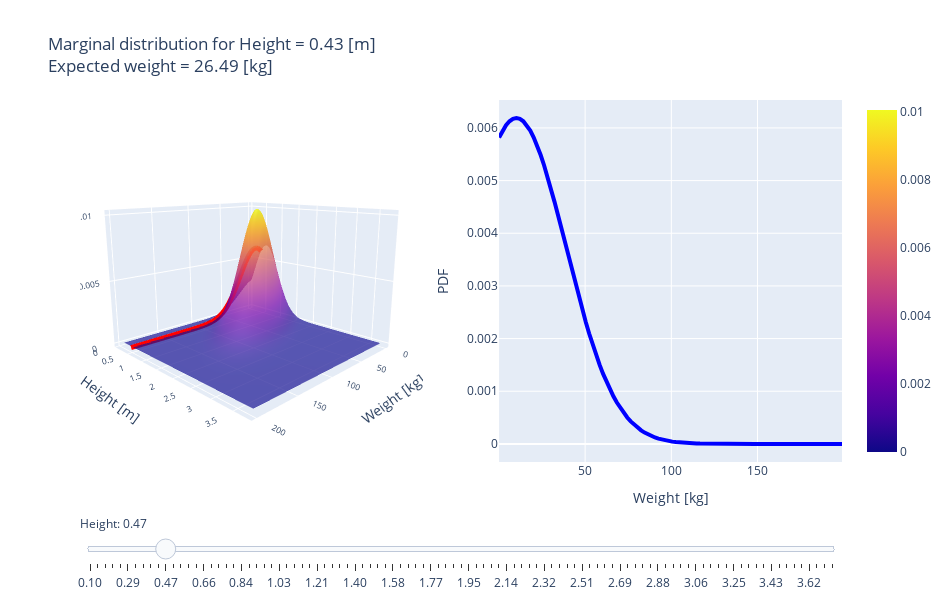

Notebook cell for this chart:
### Markdown cell above
## Interactive visualisation

The plot below illustrates how the expected value of weight changes concerning a given height. The red slice on the 3D plot and the 2D plot on the right show the weight's conditional probability. As the height increases, the weight also tends to increase. You can interact with the plot using a slider to see these changes dynamically.

This method aims to provide a more nuanced and accurate way of handling missing data by utilizing the inherent relationships within the dataset.

### Code cell
import plotly.graph_objects as go
from plotly.subplots import make_subplots
from copy import deepcopy

# visualisation based on tutorial https://plotly.com/python/sliders/

# model distribution
mnd = model_pdf(df)
# calculate full pdf
pdf = mnd.pdf(pos)
weight_values = np.linspace(weight_range["min"], weight_range["max"], num_samples)

fig = make_subplots(rows=1, cols=2, specs=[[{'type': 'surface'}, {'type': 'xy'}]])
fig.add_trace(go.Surface(x=weight_grid, y=height_grid, z=pdf, opacity=0.7), row=1, col=1)

## Add trace for each marginal distribution
for height_step in np.arange(height_range['min'], height_range['max'], intervals['height']):
    # add 3d slice
    fig.add_trace(
        go.Scatter3d(
            visible=False,
            line=dict(color="red", width=10),
            name = "{0:.2f}".format(height_step),
            x = weight_values, 
            y = np.ones_like(weight_values) * height_step,
            z = mnd.pdf(np.column_stack((weight_values, np.ones_like(weight_values) * height_step))),
            mode='lines'
        ),
        row=1,
        col=1
    )
    # add 2d marginal plot
    fig.add_trace(
        go.Scatter(
            visible=False,
            line=dict(color="Blue", width=4),
            name = "{0:.2f}".format(height_step),
            x = weight_values, 
            y = mnd.pdf(np.column_stack((weight_values, np.ones_like(weight_values) * height_step))),
            mode='lines'
        ),
        row=1,
        col=2
    )

# Make specific marginal visible
active_index = 10
fig.data[2 * active_index - 1].visible = True
fig.data[2 * active_index].visible = True
# Add different plot configurations as steps
steps = []
default_visibility = []
default_visibility.append(True)
default_visibility.extend([False] * (len(fig.data) - 1))
for i in range(1, int((len(fig.data) - 1) / 2) ):
    frame_title =  "Marginal distribution for Height = " + str(fig.data[2 * i].name) + " [m]" + "<br>" \
    + "Expected weight = {0:.2f}".format(conditional_expectation(fig.data[2 * i].y, fig.data[2 * i].x))  + " [kg]"
    step = dict(
        method="update",
        args=[{"visible": deepcopy(default_visibility)},
              {"title": frame_title}],
        label=fig.data[2 * i].name
    )
    step["args"][0]["visible"][2 * i - 1] = True  
    step["args"][0]["visible"][2 * i] = True  
    steps.append(step)

# Add sliders
sliders = [dict(
    active=active_index,
    currentvalue={"prefix": "Height: "},
    pad={"t": 50},
    steps=steps
)]


first_title =  "Marginal distribution for Height = " + str(fig.data[2 * active_index].name) + " [m]" + "<br>" \
    + "Expected weight = {0:.2f}".format(conditional_expectation(fig.data[2 * active_index].y, fig.data[2 * active_index].x)) + " [kg]"
fig.update_layout(scene=dict(
                    xaxis=dict(title='Weight [kg]', title_font=dict(size=14), tickfont=dict(size=10)),
                    yaxis=dict(title='Height [m]', title_font=dict(size=14), tickfont=dict(size=10)),
                    zaxis=dict(title='PDF', title_font=dict(size=14), tickfont=dict(size=10)),
                    aspectmode='manual',
                    aspectratio=dict(x=1, y=1, z=0.7),
                    ),
                    width=950,
                    height=600,
                    title=first_title,
                    sliders=sliders,
                    showlegend=False,
                    scene_camera=dict(
                        eye=dict(x=1.5, y=1.5, z=0.5) 
                    ),
                    xaxis_title_text="Weight [kg]",  # Set x-axis label for the 2D subplot
                    yaxis_title_text="PDF",           # Set y-axis label for the 2D subplot
                )
                    
fig.write_html("assets/interact_marginal_dist.html")
fig.show()
